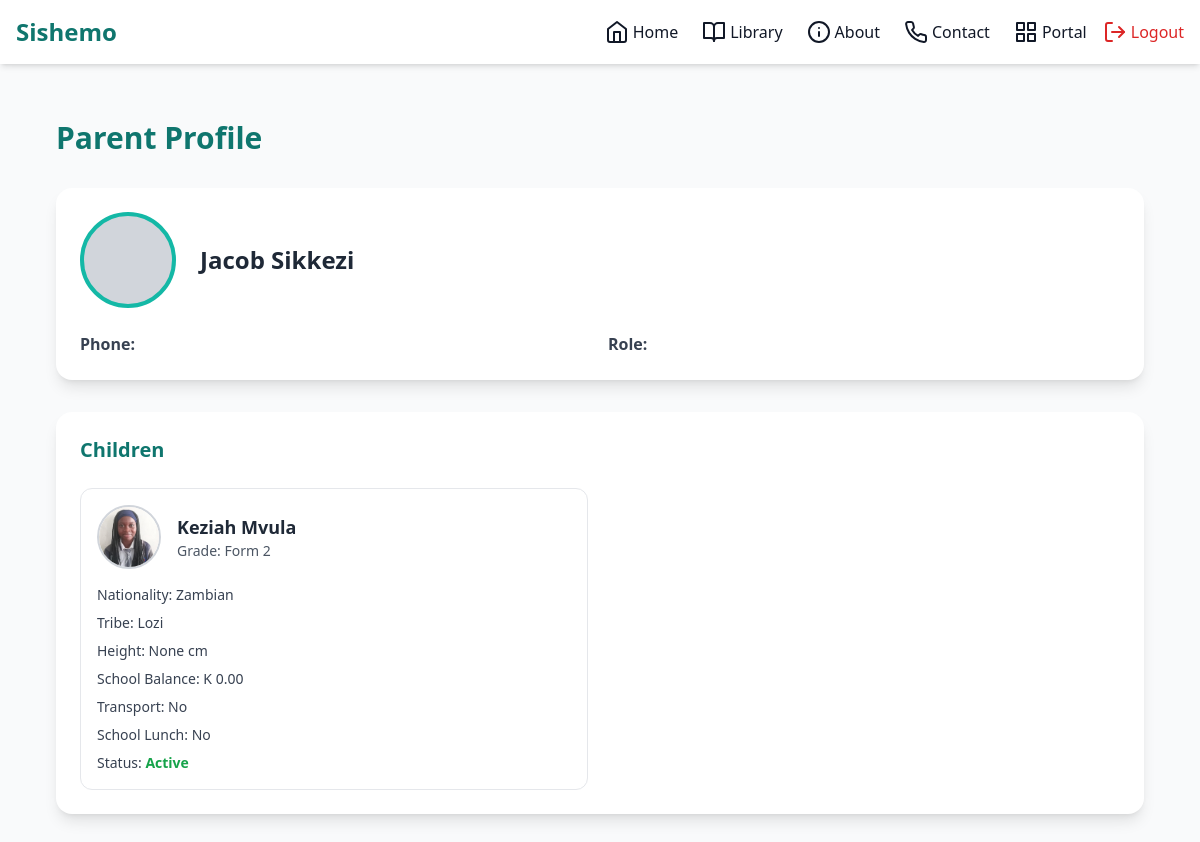
The page /parents/detail/3/ (signed in) on the database its author committed.
### parents/models.py (models this page shows, shortened)
class Parent(models.Model):
    profile = models.OneToOneField(
        UserProfile,
        on_delete=models.CASCADE,
        related_name="parent_profile",
        limit_choices_to={"role": "parent"},
    )
    first_name = models.CharField(max_length=100)
    last_name = models.CharField(max_length=100)
    photo = models.ImageField(
        upload_to="parents/photos/",
        blank=True,
        null=True
    )
    primary_phone = models.CharField(max_length=20)
    secondary_phone = models.CharField(max_length=20, blank=True)
    address = models.TextField(blank=True)
    is_verified = models.BooleanField(default=False)
    created_at = models.DateTimeField(auto_now_add=True)

### students/models.py (models this page shows, shortened)
class Student(models.Model):
    profile = models.OneToOneField(
        UserProfile,
        on_delete=models.CASCADE,
        limit_choices_to={"role": "student"},
        blank=True,
        null=True
    )
    first_name = models.CharField(max_length=50)
    last_name = models.CharField(max_length=50)
    photo = models.ImageField(
        upload_to="students/photos/",
        blank=True,
        null=True
    )
    full_photo = models.ImageField(
        upload_to="students/full_photos/",
        blank=True,
        null=True
    )
    grade = models.ForeignKey(
        Grade,
        on_delete=models.SET_NULL,
        null=True,
        blank=True
    )
    parent = models.ForeignKey(
        Parent,
        on_delete=models.SET_NULL,
        null=True,
        blank=True,
        related_name="children",
    )
    school_balance = models.DecimalField(
        max_digits=10,
        decimal_places=2,
        default=0.00
    )
    enrollment_date = models.DateField(auto_now_add=True)
    is_active = models.BooleanField(default=True)
    on_transport = models.BooleanField(default=False)
    on_school_lunch = models.BooleanField(default=False)
    height_cm = models.PositiveIntegerField(null=True, blank=True)
    nationality = models.CharField(max_length=100)
    tribe = models.CharField(max_length=100, blank=True)
    address = models.TextField(blank=True)

class Grade(models.Model):
    name = models.CharField(max_length=50)

### parents/views.py (the view)
@login_required
def parent_detail(request, parent_id):
    parent = get_object_or_404(
        Parent,
        id=parent_id
    )
    students = parent.children.select_related("grade", "profile").all()
    return render(
        request,
        "parents/parent_detail.html",
        {
            "parent": parent,
            "students": students,
        }
    )

### parents/templates/parents/parent_detail.html (shortened to what this page needs)
{% extends "base.html" %}
{% block content %}
<div class="min-h-screen bg-gray-50 p-6">
    <div class="max-w-7xl mx-auto">
        <div class="mb-8">
            <h1 class="text-3xl font-bold text-teal-700">
                Parent Profile
            </h1>
        </div>
        <div class="bg-white shadow-lg rounded-2xl p-6 mb-8">
            <div class="flex items-center mb-6">
                {% if parent.profile and parent.profile.image %}
                    <img src="{{ parent.profile.image.url }}"
                         class="w-24 h-24 rounded-full object-cover border-4 border-teal-500 mr-6">
                {% else %}
                    <div class="w-24 h-24 rounded-full bg-gray-300 border-4 border-teal-500 mr-6"></div>
                {% endif %}
                <div>
                    <h2 class="text-2xl font-semibold text-gray-800">
                        {{ parent.first_name }} {{ parent.last_name }}
                    </h2>
                </div>
            </div>
            <div class="grid md:grid-cols-2 gap-4 text-gray-700">
                <p><span class="font-semibold">Phone:</span> {{ parent.phone }}</p>
                <p><span class="font-semibold">Role:</span> {{ parent.role }}</p>
            </div>
        </div>
        <div class="bg-white shadow-lg rounded-2xl p-6">
            <h2 class="text-xl font-semibold text-teal-700 mb-6">
                Children
            </h2>
            {% if students %}
                <div class="grid md:grid-cols-2 gap-6">
                    {% for student in students %}
                        <div class="border rounded-xl p-4 hover:shadow-md transition">
                            <div class="flex items-center mb-4">
                                {% if student.photo %}
                                    <img src="{{ student.photo.url }}"
                                         class="w-16 h-16 rounded-full object-cover border-2 border-gray-300 mr-4">
                                {% else %}
                                    <div class="w-16 h-16 rounded-full bg-gray-300 border-2 border-gray-300 mr-4"></div>
                                {% endif %}
                                <div>
                                    <h3 class="text-lg font-semibold text-gray-800">
                                        {{ student.first_name }} {{ student.last_name }}
                                    </h3>
                                    <p class="text-sm text-gray-600">
                                        Grade: {{ student.grade.name }}
                                    </p>
                                </div>
                            </div>
                            <div class="grid grid-cols-1 gap-2 text-sm text-gray-700">
                                <p><span class="font-medium">Nationality:</span> {{ student.nationality }}</p>
                                <p><span class="font-medium">Tribe:</span> {{ student.tribe }}</p>
                                <p><span class="font-medium">Height:</span> {{ student.height_cm }} cm</p>
                                <p><span class="font-medium">School Balance:</span> K {{ student.school_balance }}</p>
                                <p>
                                    <span class="font-medium">Transport:</span>
                                    {% if student.on_transport %}
                                        Yes
                                    {% else %}
                                        No
                                    {% endif %}
                                </p>
                                <p>
                                    <span class="font-medium">School Lunch:</span>
                                    {% if student.on_school_lunch %}
                                        Yes
                                    {% else %}
                                        No
                                    {% endif %}
                                </p>
                                <p>
                                    <span class="font-medium">Status:</span>
                                    {% if student.is_active %}
                                        <span class="text-green-600 font-semibold">Active</span>
                                    {% else %}
                                        <span class="text-red-600 font-semibold">Inactive</span>
                                    {% endif %}
                                </p>
                            </div>
                        </div>
                    {% endfor %}
                </div>
            {% else %}
                <p class="text-gray-600">No students linked to this parent.</p>
            {% endif %}
        </div>
    </div>
</div>
{% endblock %}

### rows shown on the page
Parent: first_name "Jacob", last_name "Sikkezi"
Student: photo (picture), first_name "Keziah", last_name "Mvula", grade.name "Form 2", nationality "Zambian", tribe "Lozi", height_cm "None", school_balance "0.00", on_transport "No", on_school_lunch "No", is_active "Active"
